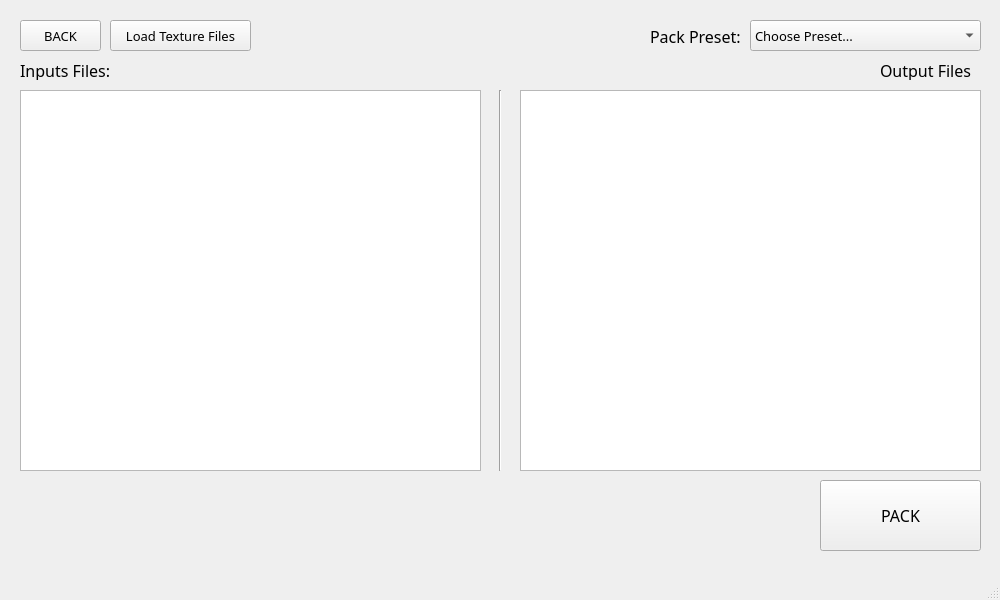
<?xml version="1.0" encoding="UTF-8"?>
<ui version="4.0">
 <class>PackTextures</class>
 <widget class="QMainWindow" name="PackTextures">
  <property name="geometry">
   <rect>
    <x>0</x>
    <y>0</y>
    <width>1000</width>
    <height>600</height>
   </rect>
  </property>
  <property name="minimumSize">
   <size>
    <width>1000</width>
    <height>600</height>
   </size>
  </property>
  <property name="windowTitle">
   <string>PackTextures</string>
  </property>
  <widget class="QWidget" name="centralwidget">
   <widget class="QComboBox" name="PresetChooser">
    <property name="geometry">
     <rect>
      <x>750</x>
      <y>20</y>
      <width>231</width>
      <height>31</height>
     </rect>
    </property>
    <property name="font">
     <font>
      <family>Montserrat Medium</family>
      <pointsize>10</pointsize>
     </font>
    </property>
    <property name="editable">
     <bool>false</bool>
    </property>
    <item>
     <property name="text">
      <string>Choose Preset...</string>
     </property>
    </item>
   </widget>
   <widget class="QPushButton" name="PackButton">
    <property name="geometry">
     <rect>
      <x>820</x>
      <y>480</y>
      <width>161</width>
      <height>71</height>
     </rect>
    </property>
    <property name="font">
     <font>
      <family>Montserrat Medium</family>
      <pointsize>12</pointsize>
      <weight>50</weight>
      <bold>false</bold>
     </font>
    </property>
    <property name="text">
     <string>PACK</string>
    </property>
   </widget>
   <widget class="QPushButton" name="LoadFilesButton">
    <property name="geometry">
     <rect>
      <x>110</x>
      <y>20</y>
      <width>141</width>
      <height>31</height>
     </rect>
    </property>
    <property name="font">
     <font>
      <family>Montserrat Medium</family>
      <pointsize>10</pointsize>
      <weight>50</weight>
      <bold>false</bold>
     </font>
    </property>
    <property name="text">
     <string>Load Texture Files</string>
    </property>
   </widget>
   <widget class="QLabel" name="label">
    <property name="geometry">
     <rect>
      <x>650</x>
      <y>20</y>
      <width>101</width>
      <height>32</height>
     </rect>
    </property>
    <property name="font">
     <font>
      <family>Montserrat Light</family>
      <pointsize>12</pointsize>
     </font>
    </property>
    <property name="text">
     <string>Pack Preset:</string>
    </property>
   </widget>
   <widget class="QLabel" name="label_2">
    <property name="geometry">
     <rect>
      <x>20</x>
      <y>60</y>
      <width>111</width>
      <height>20</height>
     </rect>
    </property>
    <property name="font">
     <font>
      <family>Montserrat Light</family>
      <pointsize>12</pointsize>
     </font>
    </property>
    <property name="text">
     <string>Inputs Files:</string>
    </property>
   </widget>
   <widget class="QLabel" name="label_3">
    <property name="geometry">
     <rect>
      <x>880</x>
      <y>60</y>
      <width>101</width>
      <height>20</height>
     </rect>
    </property>
    <property name="font">
     <font>
      <family>Montserrat Light</family>
      <pointsize>12</pointsize>
     </font>
    </property>
    <property name="layoutDirection">
     <enum>Qt::LeftToRight</enum>
    </property>
    <property name="text">
     <string>Output Files</string>
    </property>
    <property name="alignment">
     <set>Qt::AlignLeading|Qt::AlignLeft|Qt::AlignVCenter</set>
    </property>
   </widget>
   <widget class="Line" name="line">
    <property name="geometry">
     <rect>
      <x>480</x>
      <y>90</y>
      <width>41</width>
      <height>381</height>
     </rect>
    </property>
    <property name="orientation">
     <enum>Qt::Vertical</enum>
    </property>
   </widget>
   <widget class="QPushButton" name="BackButton">
    <property name="geometry">
     <rect>
      <x>20</x>
      <y>20</y>
      <width>81</width>
      <height>31</height>
     </rect>
    </property>
    <property name="font">
     <font>
      <family>Montserrat Light</family>
      <pointsize>10</pointsize>
      <weight>50</weight>
      <bold>false</bold>
     </font>
    </property>
    <property name="text">
     <string>BACK</string>
    </property>
   </widget>
   <widget class="QLabel" name="Notification">
    <property name="geometry">
     <rect>
      <x>20</x>
      <y>480</y>
      <width>791</width>
      <height>71</height>
     </rect>
    </property>
    <property name="font">
     <font>
      <family>Montserrat Light</family>
      <pointsize>12</pointsize>
     </font>
    </property>
    <property name="autoFillBackground">
     <bool>false</bool>
    </property>
    <property name="text">
     <string/>
    </property>
   </widget>
   <widget class="QListWidget" name="InputList">
    <property name="geometry">
     <rect>
      <x>20</x>
      <y>90</y>
      <width>461</width>
      <height>381</height>
     </rect>
    </property>
    <property name="font">
     <font>
      <family>Montserrat Light</family>
      <pointsize>12</pointsize>
     </font>
    </property>
   </widget>
   <widget class="QListWidget" name="OutputList">
    <property name="geometry">
     <rect>
      <x>520</x>
      <y>90</y>
      <width>461</width>
      <height>381</height>
     </rect>
    </property>
    <property name="font">
     <font>
      <family>Montserrat Light</family>
      <pointsize>12</pointsize>
     </font>
    </property>
   </widget>
  </widget>
  <widget class="QMenuBar" name="menubar">
   <property name="geometry">
    <rect>
     <x>0</x>
     <y>0</y>
     <width>1000</width>
     <height>18</height>
    </rect>
   </property>
  </widget>
  <widget class="QStatusBar" name="statusbar"/>
 </widget>
 <resources/>
 <connections/>
</ui>
